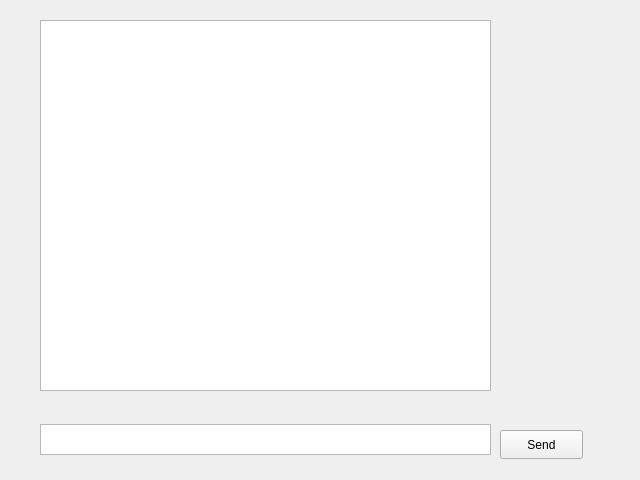
<?xml version="1.0" encoding="UTF-8"?>
<ui version="4.0">
 <class>PrivateChat</class>
 <widget class="QWidget" name="PrivateChat">
  <property name="geometry">
   <rect>
    <x>0</x>
    <y>0</y>
    <width>640</width>
    <height>480</height>
   </rect>
  </property>
  <property name="windowTitle">
   <string>Form</string>
  </property>
  <widget class="QTextEdit" name="clientTextbox">
   <property name="geometry">
    <rect>
     <x>40</x>
     <y>424</y>
     <width>451</width>
     <height>31</height>
    </rect>
   </property>
  </widget>
  <widget class="QPushButton" name="sendMsgButton">
   <property name="geometry">
    <rect>
     <x>500</x>
     <y>430</y>
     <width>83</width>
     <height>29</height>
    </rect>
   </property>
   <property name="text">
    <string>Send</string>
   </property>
  </widget>
  <widget class="QTextBrowser" name="chatBrowser">
   <property name="geometry">
    <rect>
     <x>40</x>
     <y>20</y>
     <width>451</width>
     <height>371</height>
    </rect>
   </property>
  </widget>
 </widget>
 <resources/>
 <connections/>
</ui>
